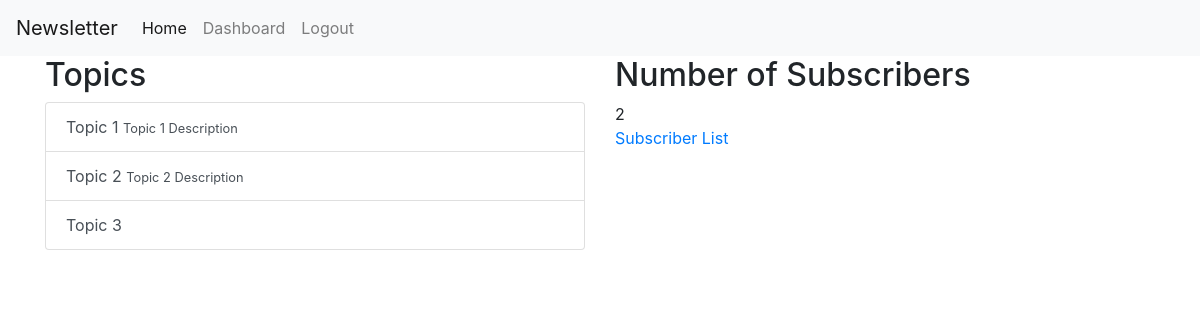
Page /index.php?page=dashboard (signed in) on the committed database.
### tables this page shows
CREATE TABLE `topics` (
  `id` int(11) NOT NULL,
  `name` varchar(255) NOT NULL,
  `description` text DEFAULT NULL
);

### includes/dashboard.php (called while the page is built, shortened)
<?php
$result = mysqli_query($link, 'SELECT * FROM topics');
$topics = [];
while ($row = mysqli_fetch_assoc($result)) {
    $topics[] = $row;
}
$query = 'SELECT COUNT(*) AS count FROM `subscribers`';
$result = mysqli_query($link, $query);
if ($result !== false) {
    $resultData = mysqli_fetch_assoc($result);
    $numberOfSubscribers = $resultData['count'];
}
require_once __DIR__ . '/../views/admin.dashboard.php';

### index.php (called while the page is built, shortened)
<?php
if (isset($_GET['page'])) {
    $page = $_GET['page'];
} else {
    $page = 'home';
}
require_once "includes/${page}.php";
?>

### views/admin.dashboard.php (the view)
<?php require_once __DIR__ . '/partials/header.php'; ?>
<div class="row">
    <?php if (isset($topics)): ?>
        <div class="col">
            <h2>Topics</h2>
            <div class="list-group">
                <?php foreach ($topics as $topic): ?>
                    <a href="index.php?page=edit-topic&id=<?php echo $topic['id']; ?>" class="list-group-item list-group-item-action">
                        <span><?php echo $topic['name']; ?></span>
                        <?php if (!empty($topic['description'])): ?>
                            <small><?php echo $topic['description']; ?></small>
                        <?php endif; ?>
                    </a>
                <?php endforeach; ?>
            </div>
        </div>
    <?php endif; ?>
    <?php if (isset($numberOfSubscribers)) : ?>
        <div class="col">
            <h2>Number of Subscribers</h2>
            <div><?php echo $numberOfSubscribers; ?></div>
            <a href="index.php?page=subscribers">Subscriber List</a>
        </div>
    <?php endif; ?>
</div>
<?php require_once __DIR__ . '/partials/footer.php'; ?>

### rows in the picture
topics: name "Topic 1", description "Topic 1 Description"
topics: name "Topic 2", description "Topic 2 Description"
topics: name "Topic 3"

### other values in the picture
$numberOfSubscribers "2"
